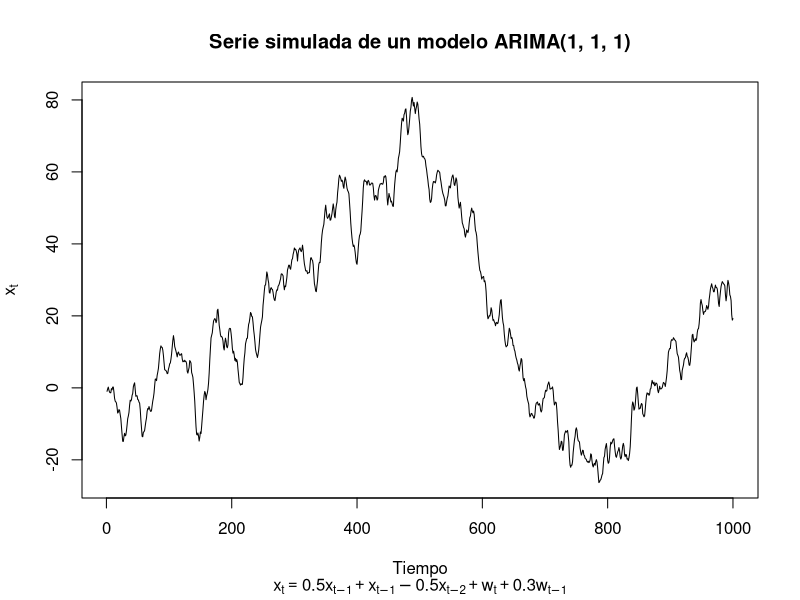
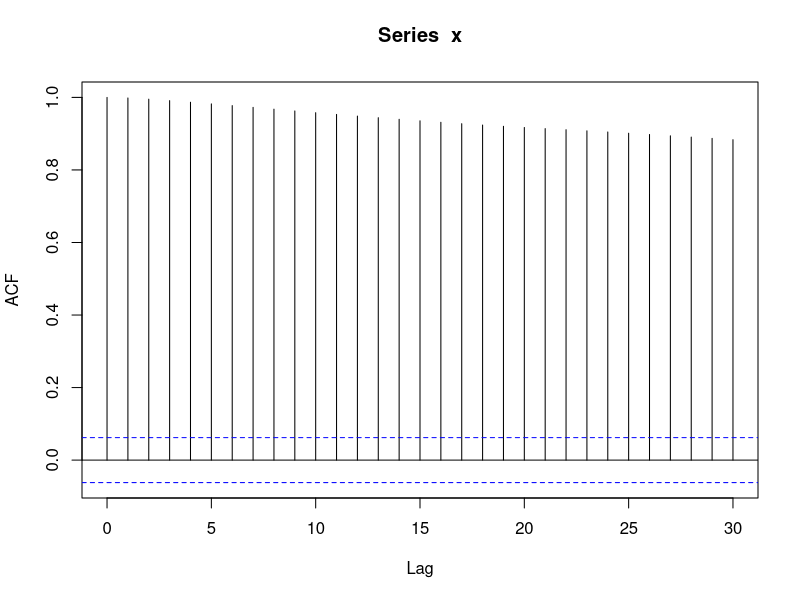
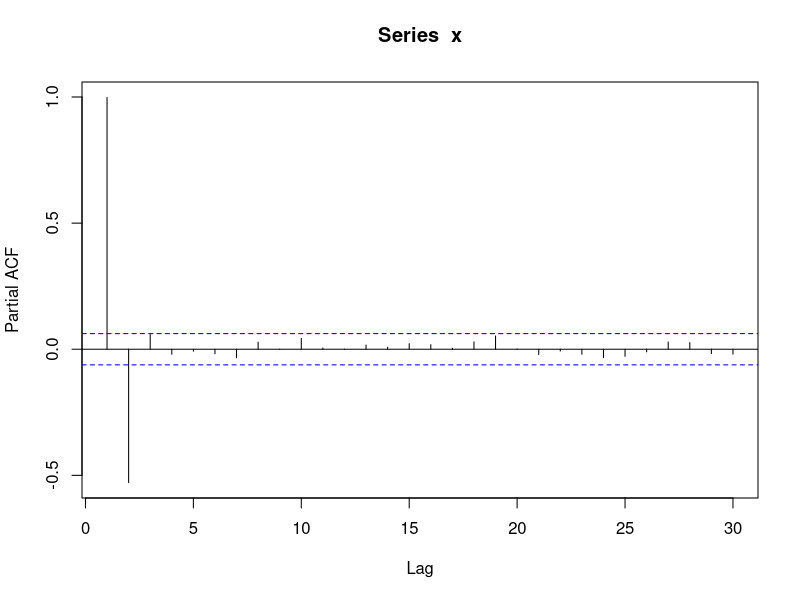
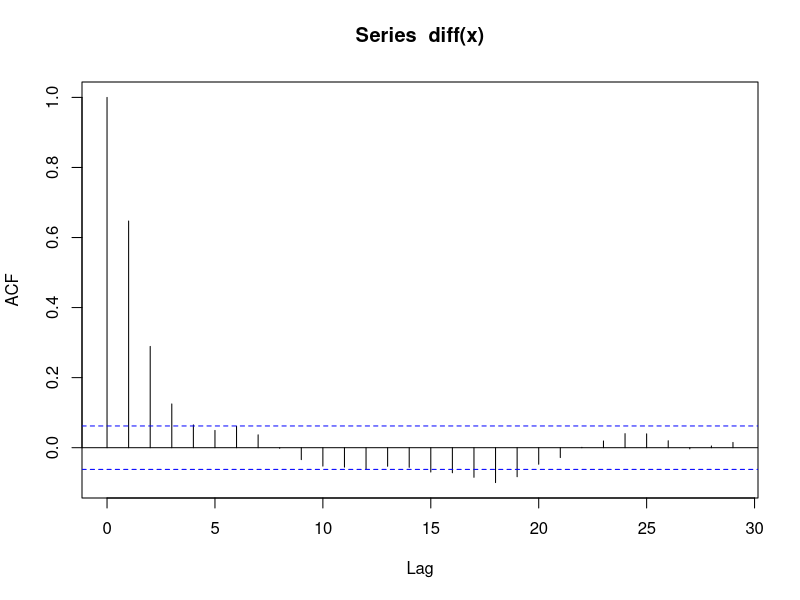
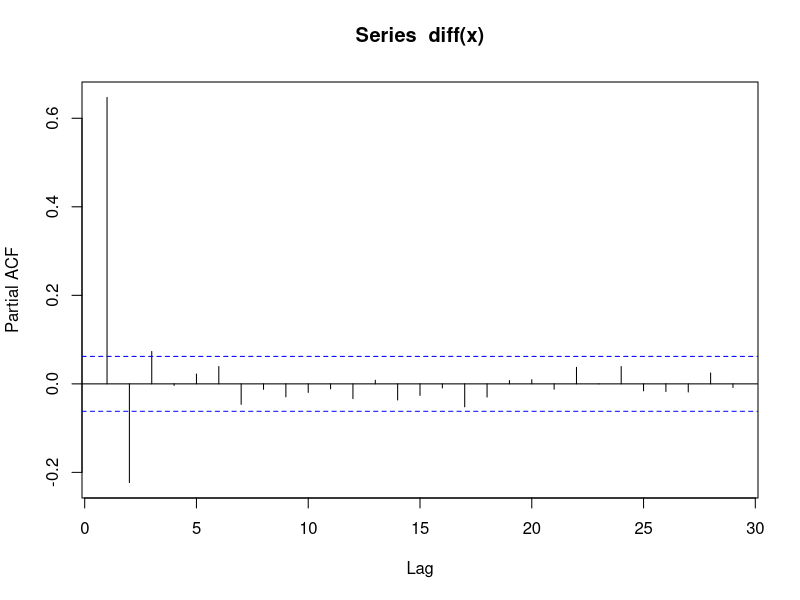

R code for these plots, in order: (Note: this script raises an error after producing the figures.)
## EJEMPLO 04: MODELOS ARIMA
"ARIMA representa modelos Autorregresivos (AR) Integrados (I) de Media Móvil (MA) y se 
representan como ARIMA(q,d,p):
- q: Número de términos autorregresivos (de la variable dependiente)
- d: Número de diferencias aplicadas a la variable para hacerla estacionaria
- p: Número de rezagos en el término de error

Veamos un ejemplo de serie de tiempo para determinar al modelo ARIMA a estimar:"
set.seed(3)
x <- w <- rnorm(1000)
for(i in 3:1000) x[i] <- 0.5*x[i-1] + x[i-1] - 0.5*x[i-2] + w[i] + 0.3*w[i-1]

plot(x, type = "l", 
     main = "Serie simulada de un modelo ARIMA(1, 1, 1)",
     xlab = "Tiempo",
     ylab = expression(x[t]),
     sub = expression(x[t] == 0.5*x[t-1] + x[t-1] - 0.5*x[t-2] + w[t] + 0.3*w[t-1]))

acf(x)
pacf(x)

"Como podemos ver, la serie de tiempo es no estacionaria. Calculemos la primera diferencia:"
acf(diff(x))
pacf(diff(x))

"Esta transformación nos ayuda a tener una mejor idea del número de términos autorregresivos 
y de medioa móvil que incluir en el modelo. Como era de esperarse, el modelo a estimar 
debe tener I(1) y MA(1). Sin embargo, vemos que la función de AC muestra desde 1 a 3 
términos autorregresivos. Para determinar el mejor modelo, vamos a estimar los modelos 
propuestosy analizar los criterios de información de Akaike (AIC):"
arima(x, order = c(1, 1, 1))
arima(x, order = c(2, 1, 1))
arima(x, order = c(3, 1, 1))

"El mejor modelo es aquel que tenga menor AIC.
Ahora pongamos esto en práctica para la producción de electricidad:"
plot(Elec.ts, xlab = "", ylab = "")
title(main = "Serie de Producción de Electricidad Australiana",
      ylab = "Producción de electricidad (GWh)",
      xlab = "Tiempo")

plot(diff(Elec.ts), xlab = "", ylab = "")
title(main = "Serie Diferenciada de Producción de Electricidad Australiana",
      xlab = "Tiempo", ylab = "Dif Serie",
      sub = "Gráfica de la serie diferenciada de primer Órden")

plot(diff(log(Elec.ts)), xlab = "", ylab = "")
title(main = "Serie de log dif de Producción de Electricidad Australiana",
      xlab = "Tiempo", ylab = "Dif log-Serie",
      sub = "Gráfica de la serie log-transformada diferenciada de primer órden")

fit <- arima(log(Elec.ts), order = c(0, 1, 1), seas = c(2, 0, 2))

pr <- predict(fit, 12)$pred 
ts.plot(cbind(window(Elec.ts, start = 1981), exp(pr)), col = c("blue", "red"), xlab = "")
title(main = "Predicción para la serie de producción de electricidad",
      xlab = "Mes",
      ylab = "Producción de electricidad (GWh)")
